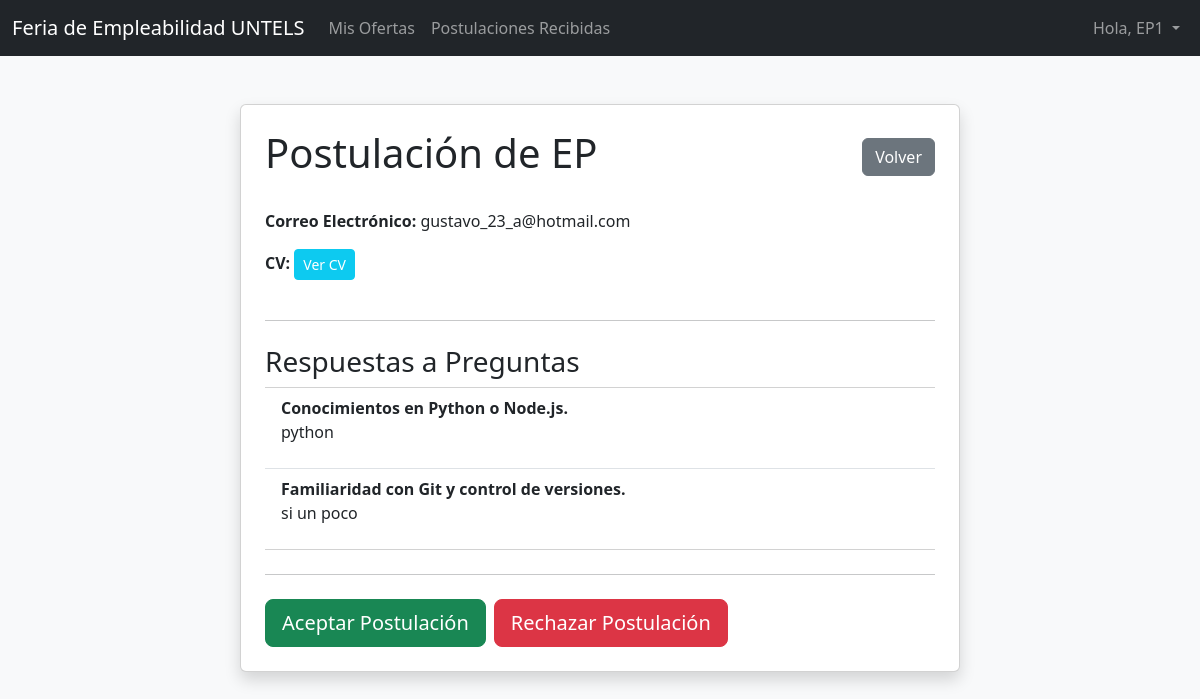
Screenshot of /application/6/detail/ (signed in) with the database file from the repository.
### recruiter_app/models.py (models this page shows, shortened)
class CustomUser(AbstractUser):
    is_company = models.BooleanField(default=False)

class Application(models.Model):
    job_posting = models.ForeignKey(JobPosting, on_delete=models.CASCADE, related_name='applications')
    applicant = models.ForeignKey('recruiter_app.CustomUser', on_delete=models.CASCADE, related_name='my_applications')
    cv = models.FileField(upload_to='cvs/')
    status = models.CharField(max_length=20, choices=[('pending', 'Pendiente'), ('accepted', 'Aceptado'), ('rejected', 'Rechazado')], default='pending')
    submitted_at = models.DateTimeField(auto_now_add=True)

class Answer(models.Model):
    application = models.ForeignKey(Application, on_delete=models.CASCADE, related_name='answers')
    question = models.ForeignKey(Question, on_delete=models.CASCADE)
    answer_text = models.TextField()

class Question(models.Model):
    QUESTION_TYPES = (
        ('open', 'Respuesta Abierta'),
        ('closed', 'Respuesta Cerrada'),
    )
    job_posting = models.ForeignKey(JobPosting, on_delete=models.CASCADE, related_name='questions')
    text = models.CharField(max_length=255)
    question_type = models.CharField(max_length=10, choices=QUESTION_TYPES)

### recruiter_app/views.py (the view)
# urls.py: path('application/<int:application_id>/detail/', views.view_application_detail, name='view_application_detail'),
@login_required
def view_application_detail(request, application_id):
    application = get_object_or_404(Application, id=application_id)
    answers = application.answers.all()
    return render(request, 'recruiter_app/application_detail.html', {'application': application, 'answers': answers})

### recruiter_app/templates/recruiter_app/application_detail.html (shortened to what this page needs)
{% extends 'base.html' %}
{% block content %}
<div class="container mt-5">
    <div class="row justify-content-center">
        <div class="col-md-8">
            <div class="card shadow p-4">
                <div class="d-flex justify-content-between align-items-center mb-4">
                    <h1 class="card-title">Postulación de {{ application.applicant.username }}</h1>
                    <a href="{% url 'received_applications' %}" class="btn btn-secondary">Volver</a>
                </div>
                <p><strong>Correo Electrónico:</strong> {{ application.applicant.email }}</p>
                <p><strong>CV:</strong> <a href="{{ application.cv.url }}" class="btn btn-sm btn-info text-white" target="_blank">Ver CV</a></p>
                <hr class="my-4">
                <h3>Respuestas a Preguntas</h3>
                <ul class="list-group list-group-flush">
                    {% for answer in answers %}
                        <li class="list-group-item">
                            <strong>{{ answer.question.text }}</strong>
                            <p>{{ answer.answer_text }}</p>
                        </li>
                    {% empty %}
                        <li class="list-group-item text-muted">No hay respuestas a preguntas.</li>
                    {% endfor %}
                </ul>
                <hr class="my-4">
                <div class="d-flex justify-content-start gap-2">
                    <form action="{% url 'update_application_status' application.id 'accepted' %}" method="post" class="d-inline">
                        <button type="submit" class="btn btn-success btn-lg">Aceptar Postulación</button>
                    </form>
                    <form action="{% url 'update_application_status' application.id 'rejected' %}" method="post" class="d-inline">
                        <button type="submit" class="btn btn-danger btn-lg">Rechazar Postulación</button>
                    </form>
                </div>
            </div>
        </div>
    </div>
</div>
{% endblock %}

### recruiter_app/templates/base.html (shortened to what this page needs)
<!doctype html>
<html lang="es">
<head>
    <link href="https://cdn.jsdelivr.net/npm/bootstrap@5.3.0/dist/css/bootstrap.min.css" rel="stylesheet">
</head>
<body>
    <nav class="navbar navbar-expand-lg navbar-dark bg-dark">
        <div class="container-fluid">
            {% if user.is_authenticated %}
                <a class="navbar-brand" href="{% url 'dashboard' %}">Feria de Empleabilidad UNTELS</a>
            {% else %}
                <a class="navbar-brand" href="{% url 'home' %}">Feria de Empleabilidad UNTELS</a>
            {% endif %}
            <div class="collapse navbar-collapse" id="navbarNav">
                <ul class="navbar-nav me-auto mb-2 mb-lg-0">
                    {% if user.is_authenticated %}
                        {% if user.is_company %}
                            <li class="nav-item">
                                <a class="nav-link" href="{% url 'list_jobs' %}">Mis Ofertas</a>
                            </li>
                            <li class="nav-item">
                                <a class="nav-link" href="{% url 'received_applications' %}">Postulaciones Recibidas</a>
                            </li>
                        {% endif %}
                    {% endif %}
                </ul>
                <ul class="navbar-nav">
                    {% if user.is_authenticated %}
                        <li class="nav-item dropdown">
                            <a class="nav-link dropdown-toggle" href="#" id="navbarDropdown" role="button" data-bs-toggle="dropdown" aria-expanded="false">
                                Hola, {{ user.username }}
                            </a>
                        </li>
                    {% endif %}
                </ul>
            </div>
        </div>
    </nav>
    <div class="container mt-4">
        {% block content %}
        {% endblock %}
    </div>
</body>
</html>

### recruiter_app/templates/base.html (style rules this page uses)
html, body { height: 100%; }
body { background-color: #f8f9fa; }

### rows the page displays
CustomUser: username "EP1"
Application: applicant.username "EP", applicant.email "gustavo_23_a@hotmail.com"
Answer: question.text "Conocimientos en Python o Node.js.", answer_text "python"
Answer: question.text "Familiaridad con Git y control de versiones.", answer_text "si un poco"
